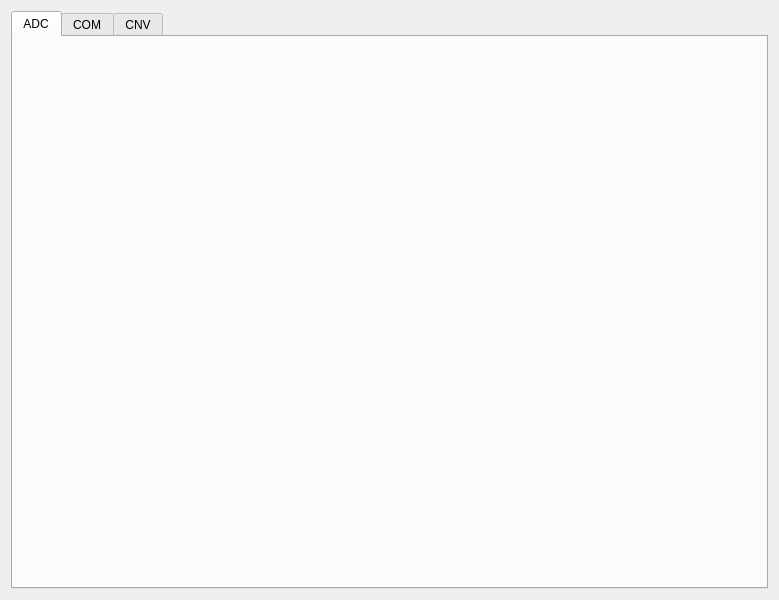
<?xml version="1.0" encoding="UTF-8"?>
<ui version="4.0">
 <class>VisualDeviceDriver</class>
 <widget class="QWidget" name="VisualDeviceDriver">
  <property name="geometry">
   <rect>
    <x>0</x>
    <y>0</y>
    <width>779</width>
    <height>600</height>
   </rect>
  </property>
  <property name="windowTitle">
   <string>VisualDeviceDriver</string>
  </property>
  <layout class="QGridLayout" name="gridLayout">
   <item row="0" column="0">
    <widget class="QTabWidget" name="tabWidget">
     <property name="currentIndex">
      <number>0</number>
     </property>
     <widget class="QWidget" name="tab">
      <attribute name="title">
       <string>ADC</string>
      </attribute>
      <layout class="QGridLayout" name="gridLayout_2">
       <item row="0" column="0">
        <widget class="QWidget" name="wgt_adsSettings" native="true"/>
       </item>
      </layout>
     </widget>
     <widget class="QWidget" name="tab_2">
      <attribute name="title">
       <string>COM</string>
      </attribute>
      <layout class="QGridLayout" name="gridLayout_3">
       <item row="0" column="0">
        <widget class="QWidget" name="wgt_serial" native="true"/>
       </item>
      </layout>
     </widget>
     <widget class="QWidget" name="tab_3">
      <attribute name="title">
       <string>CNV</string>
      </attribute>
     </widget>
    </widget>
   </item>
  </layout>
 </widget>
 <resources/>
 <connections/>
</ui>
